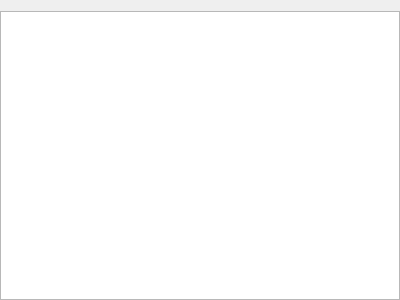
<?xml version="1.0" encoding="UTF-8"?>
<ui version="4.0">
 <class>WidgetUploads</class>
 <widget class="QWidget" name="WidgetUploads">
  <property name="geometry">
   <rect>
    <x>0</x>
    <y>0</y>
    <width>400</width>
    <height>300</height>
   </rect>
  </property>
  <property name="windowTitle">
   <string>Uploads</string>
  </property>
  <property name="windowIcon">
   <iconset resource="../ressources.qrc">
    <normaloff>:/icons/ressources/upload.png</normaloff>:/icons/ressources/upload.png</iconset>
  </property>
  <layout class="QVBoxLayout" name="verticalLayout">
   <property name="leftMargin">
    <number>0</number>
   </property>
   <property name="rightMargin">
    <number>0</number>
   </property>
   <property name="bottomMargin">
    <number>0</number>
   </property>
   <item>
    <widget class="QTableView" name="tblUploads"/>
   </item>
  </layout>
 </widget>
 <resources>
  <include location="../ressources.qrc"/>
 </resources>
 <connections/>
</ui>
